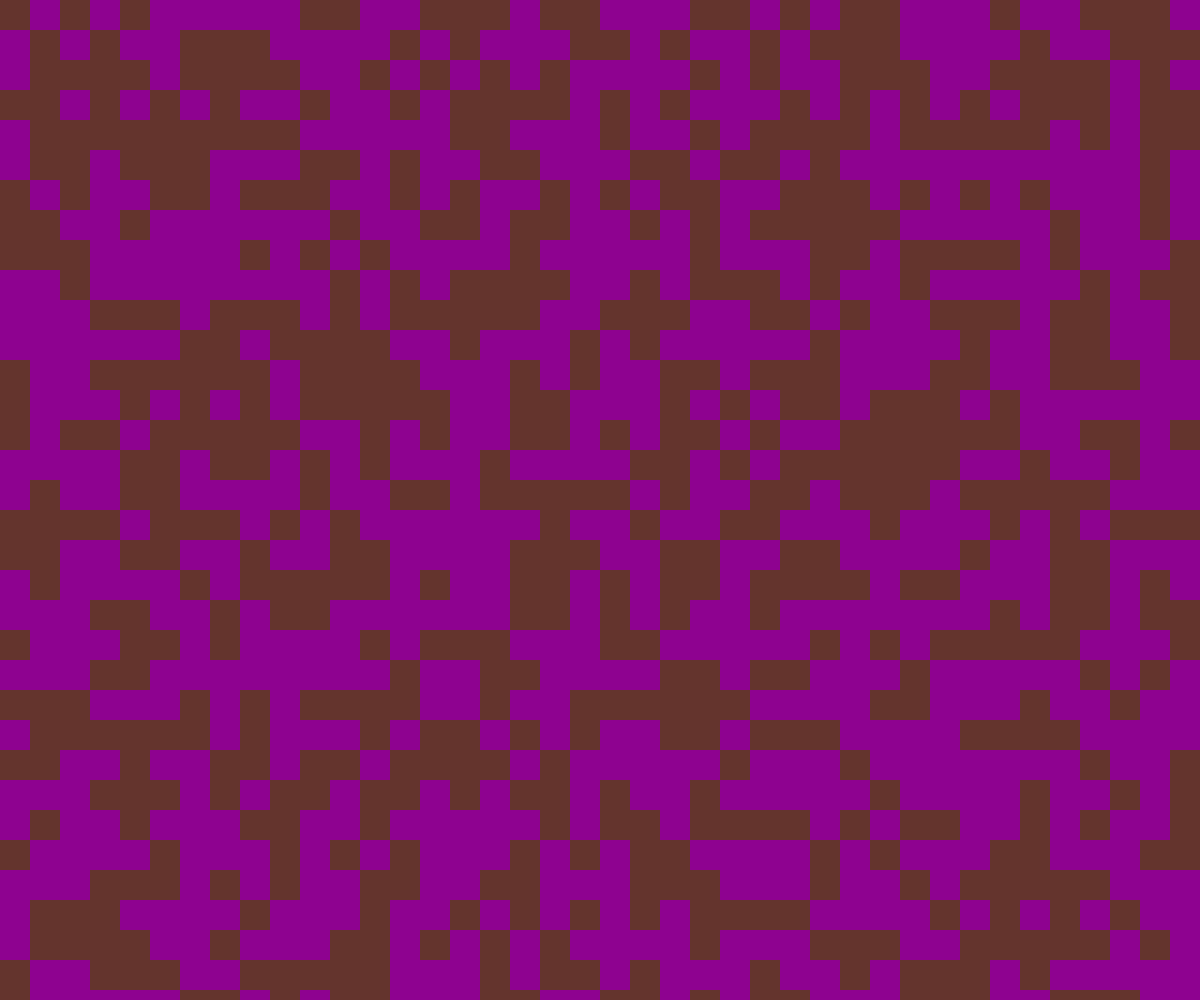
Frame 1 (no input)
Frame 60 (no input): identical to frame 1, image omitted
Frame 120 (the mouse pressed at the canvas centre since frame 60): identical to frame 1, image omitted

The p5.js sketch that drew this single still picture (run headless with seeded random() and noise() and a simulated clock; from frame 60 on, the mouse is pressed at the canvas centre):

// p5.js sketch
// ── sketch.js
// Rectangle Grid
// 2d array demo

const CELL_SIZE_Y = 30;
const CELL_SIZE_X = 30;
let grid, rows, cols;

let color1, color2;

function setup() {
  createCanvas(windowWidth, windowHeight);
  cols = Math.ceil(width / CELL_SIZE_X);
  rows = Math.ceil(height / CELL_SIZE_Y);
  grid = generateRandomGrid(cols, rows);
  noStroke();

  color1 = color(random(255), random(255), random(255));
  color2 = color(random(255), random(255), random(255));
}


function draw() {
  background(220);
  drawGrid(grid);
}


function drawGrid(grid) {
  for (let y = 0; y < rows; y++) {
    for (let x = 0; x < cols; x++) {
      if (grid[y][x]) {
        fill(color1);
      } 
      else {
        fill(color2);
      }
      
      rect(x * CELL_SIZE_X, y *CELL_SIZE_Y, CELL_SIZE_X, CELL_SIZE_Y);
    }
  }
}


function generateRandomGrid() {
  let newGrid = [];
  
  for (let y = 0; y < rows; y++) {
    newGrid.push([]);
    for (let x = 0; x < cols; x++) {
      newGrid[y][x] = random() > 0.5;
    }
  }

  return newGrid;
}
